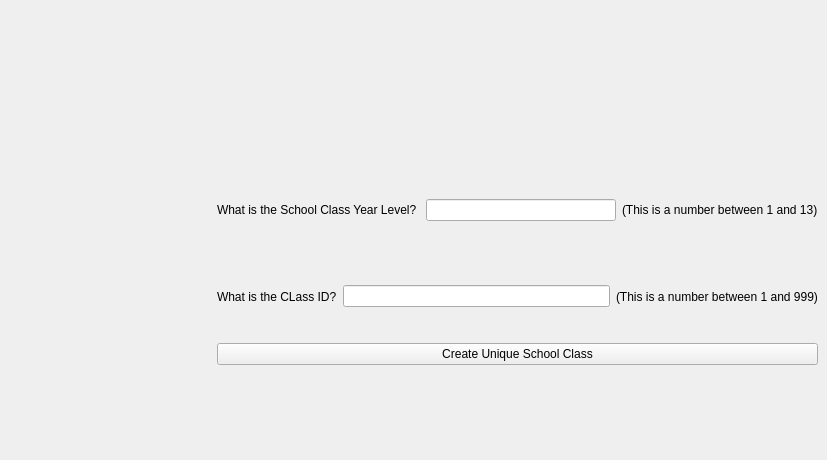
      <widget class="QWidget" name="tab_5">
       <attribute name="title">
        <string>Create School Class</string>
       </attribute>
       <widget class="QWidget" name="layoutWidget">
        <property name="geometry">
         <rect>
          <x>217</x>
          <y>170</y>
          <width>601</width>
          <height>281</height>
         </rect>
        </property>
        <layout class="QVBoxLayout" name="verticalLayout_8">
         <item>
          <layout class="QHBoxLayout" name="horizontalLayout_5">
           <item>
            <widget class="QLabel" name="label_68">
             <property name="text">
              <string>What is the School Class Year Level? </string>
             </property>
            </widget>
           </item>
           <item>
            <widget class="QLineEdit" name="lineEdit_38"/>
           </item>
           <item>
            <widget class="QLabel" name="label_63">
             <property name="text">
              <string>(This is a number between 1 and 13)</string>
             </property>
            </widget>
           </item>
          </layout>
         </item>
         <item>
          <layout class="QHBoxLayout" name="horizontalLayout_22">
           <item>
            <widget class="QLabel" name="label_69">
             <property name="text">
              <string>What is the CLass ID?</string>
             </property>
            </widget>
           </item>
           <item>
            <widget class="QLineEdit" name="lineEdit_42"/>
           </item>
           <item>
            <widget class="QLabel" name="label_64">
             <property name="text">
              <string>(This is a number between 1 and 999)</string>
             </property>
            </widget>
           </item>
          </layout>
         </item>
         <item>
          <widget class="QPushButton" name="pushButton_38">
           <property name="text">
            <string>Create Unique School Class</string>
           </property>
          </widget>
         </item>
         <item>
          <widget class="QLabel" name="label_67">
           <property name="text">
            <string/>
           </property>
           <property name="alignment">
            <set>Qt::AlignCenter</set>
           </property>
          </widget>
         </item>
        </layout>
       </widget>
      </widget>
